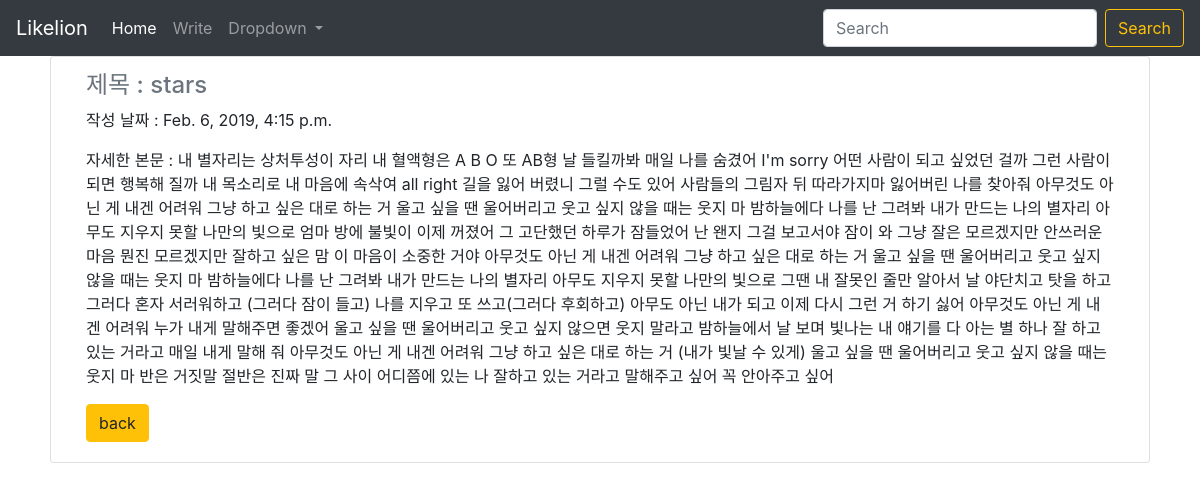
/myblog/3, run on the app's committed database.
### myblog/models.py (models this page shows, shortened)
class Myblog(models.Model):
  title = models.CharField(max_length=200)
  pub_date = models.DateTimeField('date published')
  body = models.TextField()

### myblog/views.py (the view)
# urls.py: path('myblog/<int:blog_id>',myblog.views.detail, name="detail"),
def detail(request, blog_id):
  blog_detail = get_object_or_404(Myblog, pk = blog_id)
  return render(request, 'detail.html', {'myblog':blog_detail})

### myblog/templates/detail.html
{%extends 'base.html'%}
{%block contents%}
<body>
  <div class="card mx-auto col-md-11">
    <div class="card-body">
      <h4 class="card-subtitle mb-2 text-muted">제목 : {{myblog.title}}</h4>
      <p class="card-text">작성 날짜 : {{myblog.pub_date}}</p>
      <p class="card-text">자세한 본문 : {{myblog.body}}</p>
      <a href="{%url 'home' %}" class="btn btn-warning">back</a>
    </div>
  </div>
</body>
{%endblock%}

### data on the page
Myblog: title "stars", pub_date "Feb. 6, 2019, 4:15 p.m.", body "내 별자리는 상처투성이 자리 내 혈액형은 A B O 또 AB형 날 들킬까봐 매일 나를 숨겼어 I'm sorry 어떤 사람이 되고 싶었던 걸까 그런 사람이 되면 행복해 질까 내 목소리로 내 마음에 속삭여 all right 길을 잃어 버렸니 그럴 수도 있어 사람들의 그림자 뒤 따라가지마 잃어버린 나를 찾아줘 아무것도 아닌 게 내겐 어려워 그냥 하고 싶은 대로 하는 거 울고 싶을 땐 울어버리고 웃고 싶지 않을 때는 웃지 마 밤하늘에다 나를 난 그려봐 내가 만드는 나의 별자리 아무도 지우지 못할 나만의 빛으로 엄마 방에 불빛이 이제 꺼졌어 그 고단했던 하루가 잠들었어 난 왠지 그걸 보고서야 잠이 와 그냥 잘은 모르겠지만 안쓰러운 마음 뭔진 모르겠지만 잘하고 싶은 맘 이 마음이 소중한 거야 아무것도 아닌 게 내겐 어려워 그냥 하고 싶은 대로 하는 거 울고 싶을 땐 울어버리고 웃고 싶지 않을 때는 웃지 마 밤하늘에다 나를 난 그려봐 내가 만드는 나의 별자리 아무도 지우지 못할 나만의 빛으로 그땐 내 잘못인 줄만 알아서 날 야단치고 탓을 하고 그러다 혼자 서러워하고 (그러다 잠이 들고) 나를 지우고 또 쓰고(그러다 후회하고) 아무도 아닌 내가 되고 이제 다시 그런 거 하기 싫어 아무것도 아닌 게 내겐 어려워 누가 내게 말해주면 좋겠어 울고 싶을 땐 울어버리고 웃고 싶지 않으면 웃지 말라고 밤하늘에서 날 보며 빛나는 내 얘기를 다 아는 별 하나…"
